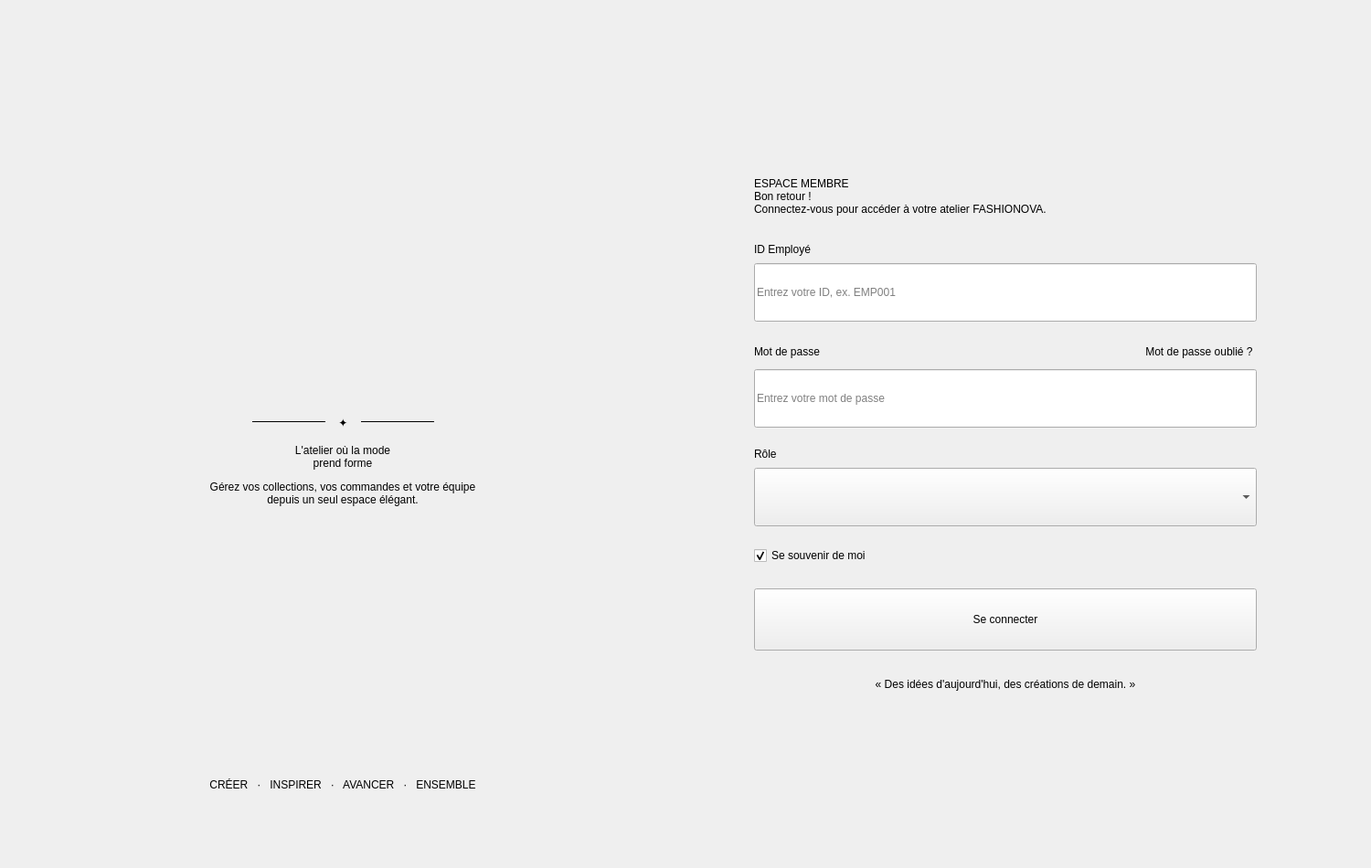
<?xml version="1.0" encoding="UTF-8"?>
<ui version="4.0">
 <class>LoginDialog</class>
 <widget class="QDialog" name="LoginDialog">
  <property name="geometry">
   <rect>
    <x>0</x>
    <y>0</y>
    <width>1500</width>
    <height>950</height>
   </rect>
  </property>
  <property name="windowTitle">
   <string>FASHIONOVA — Authentification</string>
  </property>
  <property name="windowIcon">
   <iconset resource="resources.qrc">
    <normaloff>:/images/logo.png</normaloff>
    :/images/logo.png
   </iconset>
  </property>
  
 <layout class="QHBoxLayout" name="centralLayout">
    <property name="leftMargin">
     <number>25</number>
    </property>
    <property name="topMargin">
     <number>25</number>
    </property>
    <property name="rightMargin">
     <number>25</number>
    </property>
    <property name="bottomMargin">
     <number>25</number>
    </property>
    <property name="spacing">
     <number>0</number>
    </property>
    <item>
     <widget class="QFrame" name="panneauGauche">
      <property name="minimumSize">
       <size>
        <width>700</width>
        <height>0</height>
       </size>
      </property>
      <property name="maximumSize">
       <size>
        <width>700</width>
        <height>16777215</height>
       </size>
      </property>
      <layout class="QVBoxLayout" name="gaucheLayout">
       <property name="leftMargin">
        <number>25</number>
       </property>
       <property name="topMargin">
        <number>25</number>
       </property>
       <property name="rightMargin">
        <number>25</number>
       </property>
       <property name="bottomMargin">
        <number>25</number>
       </property>
       <item>
        <widget class="QFrame" name="cadreInterieur">
         <layout class="QVBoxLayout" name="cadreLayout">
          <property name="leftMargin">
           <number>30</number>
          </property>
          <property name="topMargin">
           <number>34</number>
          </property>
          <property name="rightMargin">
           <number>30</number>
          </property>
          <property name="bottomMargin">
           <number>34</number>
          </property>
          <property name="spacing">
           <number>0</number>
          </property>
          <item>
           <layout class="QHBoxLayout" name="logoLayout">
            <item>
             <spacer name="lg1">
              <property name="orientation">
               <enum>Qt::Horizontal</enum>
              </property>
              <property name="sizeHint">
               <size>
                <width>20</width>
                <height>20</height>
               </size>
              </property>
             </spacer>
            </item>
            <item>
             <widget class="QLabel" name="logoLabel">
              <property name="minimumSize">
               <size>
                <width>350</width>
                <height>350</height>
               </size>
              </property>
              <property name="maximumSize">
               <size>
                <width>350</width>
                <height>350</height>
               </size>
              </property>
              <property name="pixmap">
               <pixmap resource="resources.qrc">:/images/logo_ombre.png</pixmap>
              </property>
              <property name="scaledContents">
               <bool>true</bool>
              </property>
             </widget>
            </item>
            <item>
             <spacer name="lg2">
              <property name="orientation">
               <enum>Qt::Horizontal</enum>
              </property>
              <property name="sizeHint">
               <size>
                <width>20</width>
                <height>20</height>
               </size>
              </property>
             </spacer>
            </item>
           </layout>
          </item>
          <item>
           <spacer name="e1">
            <property name="orientation">
             <enum>Qt::Vertical</enum>
            </property>
            <property name="sizeHint">
             <size>
              <width>20</width>
              <height>18</height>
             </size>
            </property>
            <property name="sizeType">
             <enum>QSizePolicy::Fixed</enum>
            </property>
           </spacer>
          </item>
          <item>
           <layout class="QHBoxLayout" name="decoLayout">
            <property name="spacing">
             <number>14</number>
            </property>
            <item>
             <spacer name="dc1">
              <property name="orientation">
               <enum>Qt::Horizontal</enum>
              </property>
              <property name="sizeHint">
               <size>
                <width>20</width>
                <height>20</height>
               </size>
              </property>
             </spacer>
            </item>
            <item>
             <widget class="QFrame" name="decoLigneGauche">
              <property name="minimumSize">
               <size>
                <width>80</width>
                <height>1</height>
               </size>
              </property>
              <property name="maximumSize">
               <size>
                <width>80</width>
                <height>1</height>
               </size>
              </property>
              <property name="frameShape">
               <enum>QFrame::HLine</enum>
              </property>
             </widget>
            </item>
            <item>
             <widget class="QLabel" name="decoEtoile">
              <property name="text">
               <string>✦</string>
              </property>
              <property name="alignment">
               <set>Qt::AlignCenter</set>
              </property>
             </widget>
            </item>
            <item>
             <widget class="QFrame" name="decoLigneDroite">
              <property name="minimumSize">
               <size>
                <width>80</width>
                <height>1</height>
               </size>
              </property>
              <property name="maximumSize">
               <size>
                <width>80</width>
                <height>1</height>
               </size>
              </property>
              <property name="frameShape">
               <enum>QFrame::HLine</enum>
              </property>
             </widget>
            </item>
            <item>
             <spacer name="dc2">
              <property name="orientation">
               <enum>Qt::Horizontal</enum>
              </property>
              <property name="sizeHint">
               <size>
                <width>20</width>
                <height>20</height>
               </size>
              </property>
             </spacer>
            </item>
           </layout>
          </item>
          <item>
           <spacer name="e2">
            <property name="orientation">
             <enum>Qt::Vertical</enum>
            </property>
            <property name="sizeHint">
             <size>
              <width>20</width>
              <height>14</height>
             </size>
            </property>
            <property name="sizeType">
             <enum>QSizePolicy::Fixed</enum>
            </property>
           </spacer>
          </item>
          <item>
           <widget class="QLabel" name="titreGauche">
            <property name="text">
             <string>L'atelier où la mode
prend forme</string>
            </property>
            <property name="alignment">
             <set>Qt::AlignCenter</set>
            </property>
           </widget>
          </item>
          <item>
           <spacer name="e3">
            <property name="orientation">
             <enum>Qt::Vertical</enum>
            </property>
            <property name="sizeHint">
             <size>
              <width>20</width>
              <height>12</height>
             </size>
            </property>
            <property name="sizeType">
             <enum>QSizePolicy::Fixed</enum>
            </property>
           </spacer>
          </item>
          <item>
           <widget class="QLabel" name="sousTitreGauche">
            <property name="text">
             <string>Gérez vos collections, vos commandes et votre équipe
depuis un seul espace élégant.</string>
            </property>
            <property name="alignment">
             <set>Qt::AlignCenter</set>
            </property>
           </widget>
          </item>
          <item>
           <spacer name="e4">
            <property name="orientation">
             <enum>Qt::Vertical</enum>
            </property>
            <property name="sizeHint">
             <size>
              <width>20</width>
              <height>20</height>
             </size>
            </property>
           </spacer>
          </item>
          <item>
           <widget class="QLabel" name="valeursLabel">
            <property name="text">
             <string>CRÉER   ·   INSPIRER   ·   AVANCER   ·   ENSEMBLE</string>
            </property>
            <property name="alignment">
             <set>Qt::AlignCenter</set>
            </property>
           </widget>
          </item>
         </layout>
        </widget>
       </item>
      </layout>
     </widget>
    </item>
    <item>
     <widget class="QWidget" name="panneauDroit">
      <layout class="QHBoxLayout" name="droiteLayout">
       <item>
        <spacer name="d1">
         <property name="orientation">
          <enum>Qt::Horizontal</enum>
         </property>
         <property name="sizeHint">
          <size>
           <width>20</width>
           <height>20</height>
          </size>
         </property>
        </spacer>
       </item>
       <item>
        <widget class="QWidget" name="formulaire">
         <property name="minimumSize">
          <size>
           <width>550</width>
           <height>0</height>
          </size>
         </property>
         <property name="maximumSize">
          <size>
           <width>550</width>
           <height>16777215</height>
          </size>
         </property>
         <layout class="QVBoxLayout" name="formLayout">
          <property name="leftMargin">
           <number>0</number>
          </property>
          <property name="topMargin">
           <number>0</number>
          </property>
          <property name="rightMargin">
           <number>0</number>
          </property>
          <property name="bottomMargin">
           <number>0</number>
          </property>
          <property name="spacing">
           <number>0</number>
          </property>
          <item>
           <spacer name="f0">
            <property name="orientation">
             <enum>Qt::Vertical</enum>
            </property>
            <property name="sizeHint">
             <size>
              <width>20</width>
              <height>20</height>
             </size>
            </property>
           </spacer>
          </item>
          <item>
           <widget class="QLabel" name="espaceMembre">
            <property name="text">
             <string>ESPACE MEMBRE</string>
            </property>
           </widget>
          </item>
          <item>
           <widget class="QLabel" name="bonRetour">
            <property name="text">
             <string>Bon retour !</string>
            </property>
           </widget>
          </item>
          <item>
           <widget class="QLabel" name="sousTitre">
            <property name="text">
             <string>Connectez-vous pour accéder à votre atelier FASHIONOVA.</string>
            </property>
            <property name="wordWrap">
             <bool>true</bool>
            </property>
           </widget>
          </item>
          <item>
           <spacer name="f1">
            <property name="orientation">
             <enum>Qt::Vertical</enum>
            </property>
            <property name="sizeHint">
             <size>
              <width>20</width>
              <height>30</height>
             </size>
            </property>
            <property name="sizeType">
             <enum>QSizePolicy::Fixed</enum>
            </property>
           </spacer>
          </item>
          <item>
           <widget class="QLabel" name="lblLogin">
            <property name="text">
             <string>ID Employé</string>
            </property>
           </widget>
          </item>
          <item>
           <spacer name="f2">
            <property name="orientation">
             <enum>Qt::Vertical</enum>
            </property>
            <property name="sizeHint">
             <size>
              <width>20</width>
              <height>8</height>
             </size>
            </property>
            <property name="sizeType">
             <enum>QSizePolicy::Fixed</enum>
            </property>
           </spacer>
          </item>
          <item>
           <widget class="QLineEdit" name="loginEdit">
            <property name="minimumSize">
             <size>
              <width>0</width>
              <height>64</height>
             </size>
            </property>
            <property name="placeholderText">
             <string>Entrez votre ID, ex. EMP001</string>
            </property>
           </widget>
          </item>
          <item>
           <spacer name="f3">
            <property name="orientation">
             <enum>Qt::Vertical</enum>
            </property>
            <property name="sizeHint">
             <size>
              <width>20</width>
              <height>22</height>
             </size>
            </property>
            <property name="sizeType">
             <enum>QSizePolicy::Fixed</enum>
            </property>
           </spacer>
          </item>
          <item>
           <layout class="QHBoxLayout" name="mdpLabelLayout">
            <item>
             <widget class="QLabel" name="lblMotDePasse">
              <property name="text">
               <string>Mot de passe</string>
              </property>
             </widget>
            </item>
            <item>
             <spacer name="m1">
              <property name="orientation">
               <enum>Qt::Horizontal</enum>
              </property>
              <property name="sizeHint">
               <size>
                <width>20</width>
                <height>20</height>
               </size>
              </property>
             </spacer>
            </item>
            <item>
             <widget class="QPushButton" name="btnMotDePasseOublie">
              <property name="text">
               <string>Mot de passe oublié ?</string>
              </property>
              <property name="cursor">
               <cursorShape>PointingHandCursor</cursorShape>
              </property>
              <property name="flat">
               <bool>true</bool>
              </property>
             </widget>
            </item>
           </layout>
          </item>
          <item>
           <spacer name="f4">
            <property name="orientation">
             <enum>Qt::Vertical</enum>
            </property>
            <property name="sizeHint">
             <size>
              <width>20</width>
              <height>8</height>
             </size>
            </property>
            <property name="sizeType">
             <enum>QSizePolicy::Fixed</enum>
            </property>
           </spacer>
          </item>
          <item>
           <widget class="QLineEdit" name="motDePasseEdit">
            <property name="minimumSize">
             <size>
              <width>0</width>
              <height>64</height>
             </size>
            </property>
            <property name="placeholderText">
             <string>Entrez votre mot de passe</string>
            </property>
            <property name="echoMode">
             <enum>QLineEdit::Password</enum>
            </property>
           </widget>
          </item>
          <item>
           <spacer name="f5">
            <property name="orientation">
             <enum>Qt::Vertical</enum>
            </property>
            <property name="sizeHint">
             <size>
              <width>20</width>
              <height>22</height>
             </size>
            </property>
            <property name="sizeType">
             <enum>QSizePolicy::Fixed</enum>
            </property>
           </spacer>
          </item>
          <item>
           <widget class="QLabel" name="lblRole">
            <property name="text">
             <string>Rôle</string>
            </property>
           </widget>
          </item>
          <item>
           <spacer name="f6">
            <property name="orientation">
             <enum>Qt::Vertical</enum>
            </property>
            <property name="sizeHint">
             <size>
              <width>20</width>
              <height>8</height>
             </size>
            </property>
            <property name="sizeType">
             <enum>QSizePolicy::Fixed</enum>
            </property>
           </spacer>
          </item>
          <item>
           <widget class="QComboBox" name="roleCombo">
            <property name="minimumSize">
             <size>
              <width>0</width>
              <height>64</height>
             </size>
            </property>
            <property name="placeholderText">
             <string>Sélectionnez votre rôle</string>
            </property>
            <property name="currentIndex">
             <number>-1</number>
            </property>
            <property name="cursor">
             <cursorShape>PointingHandCursor</cursorShape>
            </property>
            <item>
             <property name="text">
              <string>Employé</string>
             </property>
            </item>
            <item>
             <property name="text">
              <string>Employé</string>
             </property>
            </item>
            <item>
             <property name="text">
              <string>Employé</string>
             </property>
            </item>
           </widget>
          </item>
          <item>
           <spacer name="f7">
            <property name="orientation">
             <enum>Qt::Vertical</enum>
            </property>
            <property name="sizeHint">
             <size>
              <width>20</width>
              <height>22</height>
             </size>
            </property>
            <property name="sizeType">
             <enum>QSizePolicy::Fixed</enum>
            </property>
           </spacer>
          </item>
          <item>
           <widget class="QCheckBox" name="checkSouvenir">
            <property name="text">
             <string>Se souvenir de moi</string>
            </property>
            <property name="checked">
             <bool>true</bool>
            </property>
            <property name="cursor">
             <cursorShape>PointingHandCursor</cursorShape>
            </property>
           </widget>
          </item>
          <item>
           <spacer name="f8">
            <property name="orientation">
             <enum>Qt::Vertical</enum>
            </property>
            <property name="sizeHint">
             <size>
              <width>20</width>
              <height>26</height>
             </size>
            </property>
            <property name="sizeType">
             <enum>QSizePolicy::Fixed</enum>
            </property>
           </spacer>
          </item>
          <item>
           <widget class="QPushButton" name="btnConnecter">
            <property name="text">
             <string>Se connecter</string>
            </property>
            <property name="minimumSize">
             <size>
              <width>0</width>
              <height>68</height>
             </size>
            </property>
            <property name="cursor">
             <cursorShape>PointingHandCursor</cursorShape>
            </property>
            <property name="layoutDirection">
             <enum>Qt::RightToLeft</enum>
            </property>
           </widget>
          </item>
          <item>
           <spacer name="f9">
            <property name="orientation">
             <enum>Qt::Vertical</enum>
            </property>
            <property name="sizeHint">
             <size>
              <width>20</width>
              <height>30</height>
             </size>
            </property>
            <property name="sizeType">
             <enum>QSizePolicy::Fixed</enum>
            </property>
           </spacer>
          </item>
          <item>
           <widget class="QLabel" name="citation">
            <property name="text">
             <string>« Des idées d'aujourd'hui, des créations de demain. »</string>
            </property>
            <property name="alignment">
             <set>Qt::AlignCenter</set>
            </property>
           </widget>
          </item>
          <item>
           <spacer name="f10">
            <property name="orientation">
             <enum>Qt::Vertical</enum>
            </property>
            <property name="sizeHint">
             <size>
              <width>20</width>
              <height>20</height>
             </size>
            </property>
           </spacer>
          </item>
         </layout>
        </widget>
       </item>
       <item>
        <spacer name="d2">
         <property name="orientation">
          <enum>Qt::Horizontal</enum>
         </property>
         <property name="sizeHint">
          <size>
           <width>20</width>
           <height>20</height>
          </size>
         </property>
        </spacer>
       </item>
      </layout>
     </widget>
    </item>
   </layout></widget>

 <connections />
</ui>
